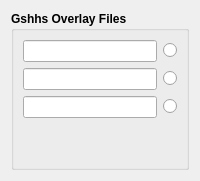
           <widget class="QWidget" name="tab">
            <attribute name="title">
             <string>Gshhs overlay files</string>
            </attribute>
            <layout class="QHBoxLayout" name="horizontalLayout_27">
             <item>
              <widget class="QGroupBox" name="groupBox_5">
               <property name="font">
                <font>
                 <weight>75</weight>
                 <bold>true</bold>
                </font>
               </property>
               <property name="title">
                <string>Gshhs Overlay Files</string>
               </property>
               <layout class="QHBoxLayout" name="horizontalLayout_26">
                <item>
                 <layout class="QVBoxLayout" name="verticalLayout_3">
                  <item>
                   <layout class="QHBoxLayout" name="horizontalLayout_9">
                    <item>
                     <widget class="QLineEdit" name="leGshhsOverlay1"/>
                    </item>
                    <item>
                     <widget class="QRadioButton" name="rbGshhs1">
                      <property name="text">
                       <string/>
                      </property>
                      <property name="autoExclusive">
                       <bool>false</bool>
                      </property>
                     </widget>
                    </item>
                   </layout>
                  </item>
                  <item>
                   <layout class="QHBoxLayout" name="horizontalLayout_10">
                    <item>
                     <widget class="QLineEdit" name="leGshhsOverlay2"/>
                    </item>
                    <item>
                     <widget class="QRadioButton" name="rbGshhs2">
                      <property name="text">
                       <string/>
                      </property>
                      <property name="autoExclusive">
                       <bool>false</bool>
                      </property>
                     </widget>
                    </item>
                   </layout>
                  </item>
                  <item>
                   <layout class="QHBoxLayout" name="horizontalLayout_11">
                    <item>
                     <widget class="QLineEdit" name="leGshhsOverlay3"/>
                    </item>
                    <item>
                     <widget class="QRadioButton" name="rbGshhs3">
                      <property name="text">
                       <string/>
                      </property>
                      <property name="autoExclusive">
                       <bool>false</bool>
                      </property>
                     </widget>
                    </item>
                   </layout>
                  </item>
                  <item>
                   <spacer name="verticalSpacer_5">
                    <property name="orientation">
                     <enum>Qt::Vertical</enum>
                    </property>
                    <property name="sizeHint" stdset="0">
                     <size>
                      <width>20</width>
                      <height>40</height>
                     </size>
                    </property>
                   </spacer>
                  </item>
                 </layout>
                </item>
               </layout>
              </widget>
             </item>
            </layout>
           </widget>
